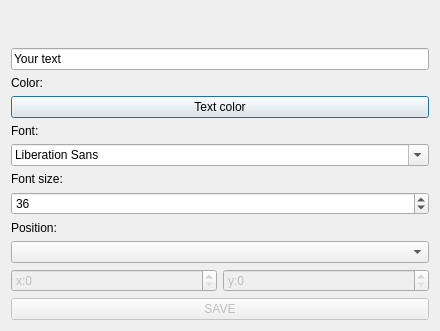
<?xml version="1.0" encoding="UTF-8"?>
<ui version="4.0">
 <class>add_text_dialog</class>
 <widget class="QDialog" name="add_text_dialog">
  <property name="enabled">
   <bool>true</bool>
  </property>
  <property name="geometry">
   <rect>
    <x>0</x>
    <y>0</y>
    <width>440</width>
    <height>331</height>
   </rect>
  </property>
  <property name="windowTitle">
   <string>Add Text Window</string>
  </property>
  <layout class="QVBoxLayout" name="verticalLayout">
   <item>
    <spacer name="verticalSpacer">
     <property name="orientation">
      <enum>Qt::Orientation::Vertical</enum>
     </property>
     <property name="sizeHint" stdset="0">
      <size>
       <width>20</width>
       <height>40</height>
      </size>
     </property>
    </spacer>
   </item>
   <item>
    <widget class="QLineEdit" name="lineEdit_text">
     <property name="text">
      <string>Your text</string>
     </property>
    </widget>
   </item>
   <item>
    <widget class="QLabel" name="label_color">
     <property name="text">
      <string>Color:</string>
     </property>
    </widget>
   </item>
   <item>
    <widget class="QPushButton" name="pushButton_color">
     <property name="text">
      <string>Text color</string>
     </property>
    </widget>
   </item>
   <item>
    <widget class="QLabel" name="label">
     <property name="text">
      <string>Font:</string>
     </property>
    </widget>
   </item>
   <item>
    <widget class="QFontComboBox" name="fontComboBox"/>
   </item>
   <item>
    <widget class="QLabel" name="label_font">
     <property name="text">
      <string>Font size:</string>
     </property>
    </widget>
   </item>
   <item>
    <widget class="QSpinBox" name="spinBox_fontsize">
     <property name="maximum">
      <number>9999</number>
     </property>
     <property name="value">
      <number>36</number>
     </property>
    </widget>
   </item>
   <item>
    <widget class="QLabel" name="label_3">
     <property name="text">
      <string>Position:</string>
     </property>
    </widget>
   </item>
   <item>
    <widget class="QComboBox" name="comboBox"/>
   </item>
   <item>
    <layout class="QHBoxLayout" name="horizontalLayout">
     <item>
      <widget class="QSpinBox" name="spinBox_X">
       <property name="enabled">
        <bool>false</bool>
       </property>
       <property name="prefix">
        <string>x:</string>
       </property>
       <property name="maximum">
        <number>999999</number>
       </property>
      </widget>
     </item>
     <item>
      <widget class="QSpinBox" name="spinBox_Y">
       <property name="enabled">
        <bool>false</bool>
       </property>
       <property name="prefix">
        <string>y:</string>
       </property>
       <property name="maximum">
        <number>999999</number>
       </property>
      </widget>
     </item>
    </layout>
   </item>
   <item>
    <widget class="QPushButton" name="pushButton_save">
     <property name="enabled">
      <bool>false</bool>
     </property>
     <property name="text">
      <string>SAVE</string>
     </property>
    </widget>
   </item>
  </layout>
 </widget>
 <resources/>
 <connections/>
</ui>
